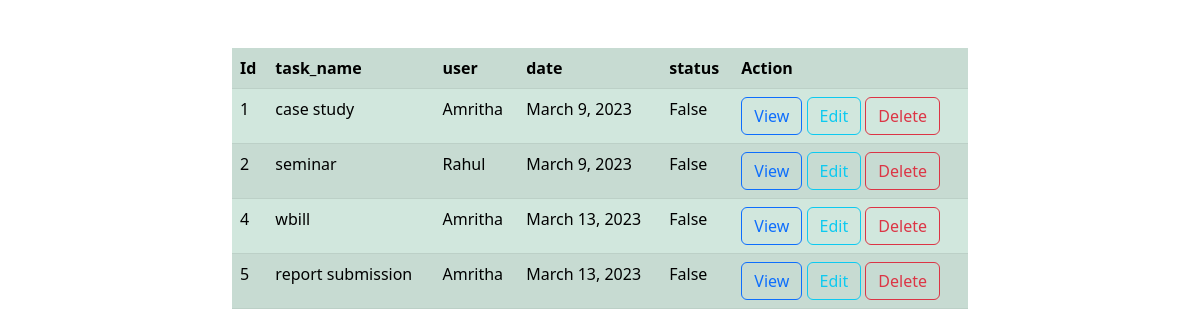
The app's page /task/all with its own data.
### todo/models.py (models this page shows)
class Tasks(models.Model):
    task_name=models.CharField(max_length=100)
    user=models.ForeignKey(User,on_delete=models.CASCADE)
    date=models.DateField(auto_now_add=True)
    status=models.BooleanField(default=False)

### todo/views.py (the view)
# urls.py: path("task/all",views.TaskListView.as_view(),name="task-list"),
class TaskListView(ListView):
    model=Tasks
    template_name="task-list.html"
    context_object_name="tasks"

### todo/templates/task-list.html (shortened to what this page needs)
<!DOCTYPE html>
<html lang="en">
<head>
    <link href="https://cdn.jsdelivr.net/npm/bootstrap@5.3.0-alpha1/dist/css/bootstrap.min.css" rel="stylesheet">
</head>
<body>
    <div class="container">
        <div class="row mt-5">
            <div class="col-2"></div>
            <div class="col-8">
                <table class="table table-success table-striped">
                    <tr>
                        <th>Id</th>
                        <th>task_name</th>
                        <th>user</th>
                        <th>date</th>
                        <th>status</th>
                        <th>Action</th>
                    </tr>
                    {%for t in tasks%}
                        <tr>
                            <td>{{t.id}}</td>
                            <td>{{t.task_name}}</td>
                            <td>{{t.user}}</td>
                            <td>{{t.date}}</td>
                            <td>{{t.status}}</td>
                            <td>
                                <a href="{%url 'task-detail' t.id %}" class="btn btn-outline-primary">View</a>
                                <a href="{%url 'task-edit' t.id %}" class="btn btn-outline-info">Edit</a>
                                <a href="{%url 'task-delete' t.id %}" class="btn btn-outline-danger">Delete</a>
                            </td>
                        </tr>
                    {%endfor%}
                </table>
            </div>
            <div class="col-2"></div>
        </div>
    </div>
</body>
</html>

### records on screen
Tasks: id "1", task_name "case study", user "Amritha", date "March 9, 2023", status "False"
Tasks: id "2", task_name "seminar", user "Rahul", date "March 9, 2023", status "False"
Tasks: id "4", task_name "wbill", user "Amritha", date "March 13, 2023", status "False"
Tasks: id "5", task_name "report submission", user "Amritha", date "March 13, 2023", status "False"
